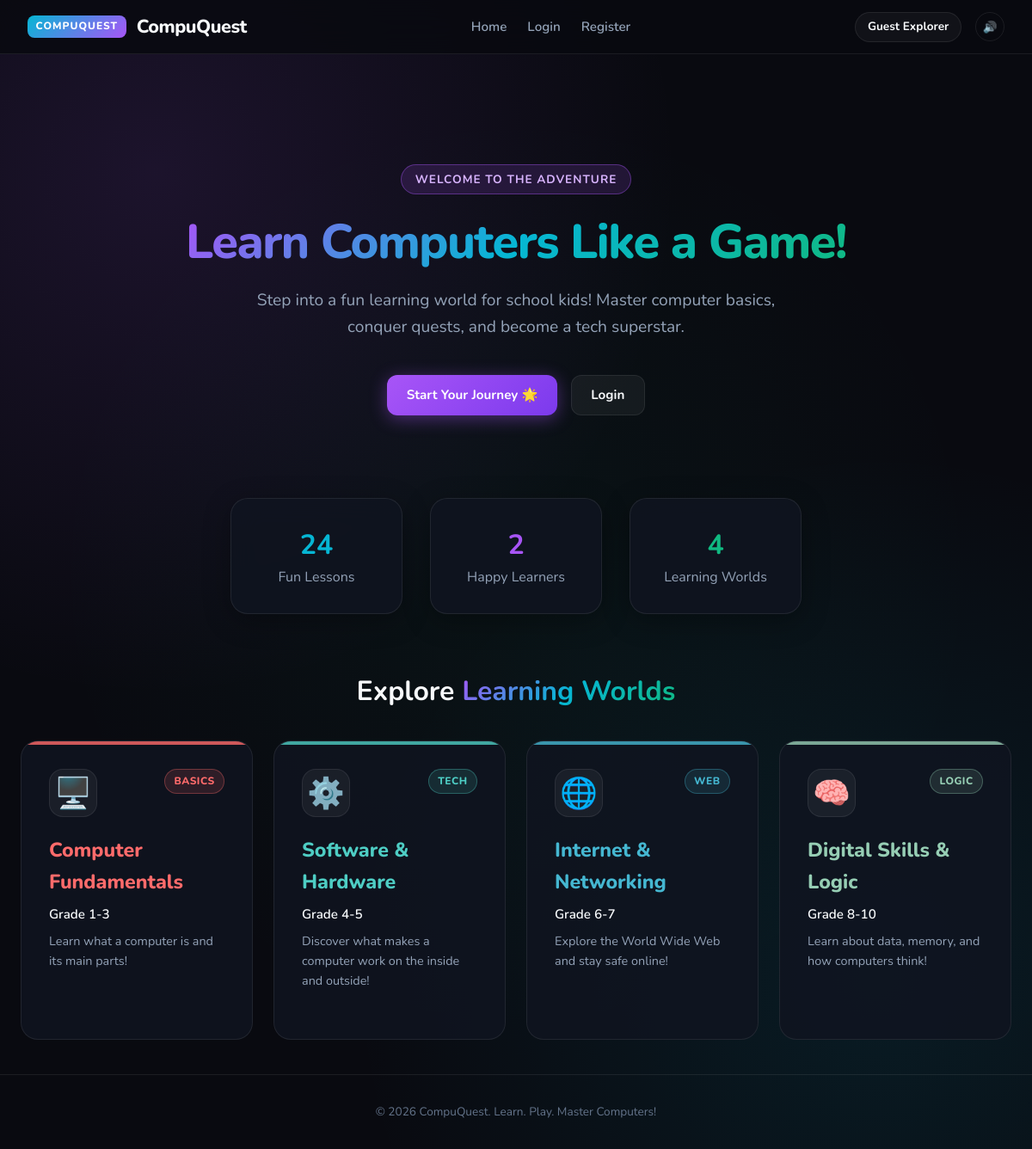
The page / on the database its author committed.
### tables this page shows
CREATE TABLE categories (
        slug TEXT PRIMARY KEY,
        title TEXT NOT NULL,
        subtitle TEXT,
        badge_label TEXT,
        accent_color TEXT,
        icon TEXT,
        order_idx INTEGER,
        description TEXT
    , min_grade INTEGER DEFAULT 1, max_grade INTEGER DEFAULT 10);

### app.py (the view)
@app.route('/')
def index():
    user = get_current_user()
    conn = get_db_connection()
    if user:
        categories = conn.execute('SELECT * FROM categories WHERE min_grade <= ? AND max_grade >= ? ORDER BY order_idx ASC', (user['grade'], user['grade'])).fetchall()
    else:
        categories = conn.execute('SELECT * FROM categories ORDER BY order_idx ASC').fetchall()
    total_quests = conn.execute('SELECT COUNT(*) as count FROM quests').fetchone()['count']
    total_users = conn.execute('SELECT COUNT(*) as count FROM users').fetchone()['count']
    conn.close()
    return render_template('index.html', user=user, categories=categories, total_quests=total_quests, total_users=total_users)

### app.py (called while the page is built)
def get_current_user():
    if 'user_id' not in session:
        return None
    conn = get_db_connection()
    user = conn.execute('SELECT * FROM users WHERE id = ?', (session['user_id'],)).fetchone()
    conn.close()
    return user

### database.py (called while the page is built)
def get_db_connection():
    conn = sqlite3.connect(DB_PATH)
    conn.row_factory = sqlite3.Row
    return conn

### templates/index.html
{% extends 'base.html' %}
{% block content %}
<section class="hero">
    <div class="hero-tag">Welcome to the Adventure</div>
    <h1 class="hero-title"><span class="gradient-text">Learn Computers Like a Game!</span></h1>
    <p class="hero-subtitle">Step into a fun learning world for school kids! Master computer basics, conquer quests, and become a tech superstar.</p>
    <div class="hero-actions">
        <a href="{{ url_for('register') }}" class="btn-glow btn-primary">Start Your Journey 🌟</a>
        <a href="{{ url_for('login') }}" class="btn-glow btn-outline">Login</a>
    </div>
</section>
<section style="margin-top: 3rem; text-align: center;">
    <div style="display: flex; justify-content: center; gap: 2rem; flex-wrap: wrap;">
        <div class="glass-card" style="min-width: 200px;">
            <h3 style="font-size: 2rem; color: var(--neon-cyan);">{{ total_quests }}</h3>
            <p style="color: var(--text-secondary);">Fun Lessons</p>
        </div>
        <div class="glass-card" style="min-width: 200px;">
            <h3 style="font-size: 2rem; color: var(--neon-purple);">{{ total_users }}</h3>
            <p style="color: var(--text-secondary);">Happy Learners</p>
        </div>
        <div class="glass-card" style="min-width: 200px;">
            <h3 style="font-size: 2rem; color: var(--neon-green);">{{ categories|length }}</h3>
            <p style="color: var(--text-secondary);">Learning Worlds</p>
        </div>
    </div>
</section>
<section style="margin-top: 4rem;">
    <h2 style="text-align: center; font-size: 2rem; margin-bottom: 2rem;">Explore <span class="gradient-text">Learning Worlds</span></h2>
    <div class="tier-grid">
        {% for cat in categories %}
        <div class="tier-card" style="--card-accent: {{ cat.accent_color }};">
            <div class="tier-header">
                <div class="tier-icon">{{ cat.icon }}</div>
                <div class="tier-level-badge" style="background: {{ cat.accent_color }}22; color: {{ cat.accent_color }}; border: 1px solid {{ cat.accent_color }}55;">{{ cat.badge_label }}</div>
            </div>
            <h3 class="tier-title" style="color: {{ cat.accent_color }};">{{ cat.title }}</h3>
            <div style="font-weight: 600; font-size: 0.95rem; margin-bottom: 0.5rem;">{{ cat.subtitle }}</div>
            <p class="tier-desc">{{ cat.description }}</p>
        </div>
        {% endfor %}
    </div>
</section>
{% endblock %}

### static/css/style.css (style rules this page uses)
:root { --bg-main: #090a10; --bg-card: rgba(16, 20, 32, 0.85); --bg-card-hover: rgba(23, 29, 46, 0.95); --bg-panel: #0f1320; --bg-input: #151a2c; --border-subtle: rgba(255, 255, 255, 0.08); --border-glow: rgba(139, 92, 246, 0.35); --neon-green: #10b981; --neon-cyan: #06b6d4; --neon-purple: #a855f7; --neon-pink: #f43f5e; --neon-amber: #f59e0b; --text-primary: #f8fafc; --text-secondary: #94a3b8; --text-muted: #64748b; --font-main: 'Nunito', 'Fredoka', system-ui, -apple-system, sans-serif; --font-mono: 'JetBrains Mono', 'Fira Code', Menlo, monospace; }
* { box-sizing: border-box; margin: 0; padding: 0; }
body { background-color: var(--bg-main); background-image: radial-gradient(circle at 15% 15%, rgba(168, 85, 247, 0.12) 0%, transparent 40%), radial-gradient(circle at 85% 85%, rgba(6, 182, 212, 0.1) 0%, transparent 40%), radial-gradient(circle at 50% 50%, rgba(16, 185, 129, 0.05) 0%, transparent 60%); background-attachment: fixed; color: var(--text-primary); font-family: var(--font-main); line-height: 1.6; min-height: 100vh; display: flex; flex-direction: column; }
.btn-glow { display: inline-flex; align-items: center; justify-content: center; gap: 0.5rem; padding: 0.65rem 1.4rem; border-radius: 12px; font-weight: 700; font-size: 0.95rem; text-decoration: none; border: none; cursor: pointer; transition: all 0.25s cubic-bezier(0.4, 0, 0.2, 1); }
.btn-primary { background: linear-gradient(135deg, var(--neon-purple), #7c3aed); color: #fff; box-shadow: 0 4px 20px rgba(168, 85, 247, 0.4); }
.btn-outline { background: rgba(255, 255, 255, 0.05); border: 1px solid var(--border-subtle); color: var(--text-primary); }
.glass-card { background: var(--bg-card); border: 1px solid var(--border-subtle); border-radius: 20px; padding: 1.75rem; backdrop-filter: blur(16px); box-shadow: 0 8px 32px rgba(0, 0, 0, 0.3); transition: all 0.3s ease; }
.hero { text-align: center; padding: 4rem 1rem 3rem; position: relative; }
.hero-tag { display: inline-flex; align-items: center; gap: 0.5rem; background: rgba(168, 85, 247, 0.15); border: 1px solid rgba(168, 85, 247, 0.4); color: #d8b4fe; padding: 0.35rem 1rem; border-radius: 9999px; font-size: 0.85rem; font-weight: 700; margin-bottom: 1.5rem; text-transform: uppercase; letter-spacing: 1px; }
.hero-title { font-size: 3.5rem; font-weight: 800; line-height: 1.15; margin-bottom: 1.25rem; letter-spacing: -1.5px; }
.gradient-text { background: linear-gradient(135deg, #a855f7, #06b6d4, #10b981); -webkit-background-clip: text; -webkit-text-fill-color: transparent; }
.hero-subtitle { color: var(--text-secondary); font-size: 1.2rem; max-width: 650px; margin: 0 auto 2.5rem; }
.hero-actions { display: flex; gap: 1rem; justify-content: center; }
.tier-grid { display: grid; grid-template-columns: repeat(auto-fit, minmax(260px, 1fr)); gap: 1.5rem; margin-top: 2rem; }
.tier-card { position: relative; overflow: hidden; display: flex; flex-direction: column; justify-content: space-between; border-radius: 20px; padding: 2rem; background: var(--bg-card); border: 1px solid var(--border-subtle); transition: all 0.3s cubic-bezier(0.4, 0, 0.2, 1); }
.tier-card::before { content: ''; position: absolute; top: 0; left: 0; right: 0; height: 4px; background: var(--card-accent, var(--neon-purple)); opacity: 0.8; }
.tier-header { display: flex; justify-content: space-between; align-items: flex-start; margin-bottom: 1.25rem; }
.tier-icon { font-size: 2.2rem; background: rgba(255, 255, 255, 0.05); width: 56px; height: 56px; display: flex; align-items: center; justify-content: center; border-radius: 16px; border: 1px solid var(--border-subtle); }
.tier-level-badge { font-size: 0.75rem; font-weight: 800; padding: 0.25rem 0.65rem; border-radius: 9999px; letter-spacing: 0.5px; text-transform: uppercase; }
.tier-title { font-size: 1.45rem; font-weight: 800; margin-bottom: 0.4rem; }
.tier-desc { color: var(--text-secondary); font-size: 0.9rem; margin-bottom: 1.5rem; flex-grow: 1; }

### rows shown on the page
categories: icon "🖥️", badge_label "BASICS", title "Computer Fundamentals", subtitle "Grade 1-3", description "Learn what a computer is and its main parts!"
categories: icon "⚙️", badge_label "TECH", title "Software & Hardware", subtitle "Grade 4-5", description "Discover what makes a computer work on the inside and outside!"
categories: icon "🌐", badge_label "WEB", title "Internet & Networking", subtitle "Grade 6-7", description "Explore the World Wide Web and stay safe online!"
categories: icon "🧠", badge_label "LOGIC", title "Digital Skills & Logic", subtitle "Grade 8-10", description "Learn about data, memory, and how computers think!"

### other values the page prints
{{ total_quests }} "24"
{{ total_users }} "2"
{{ categories|length }} "4"
